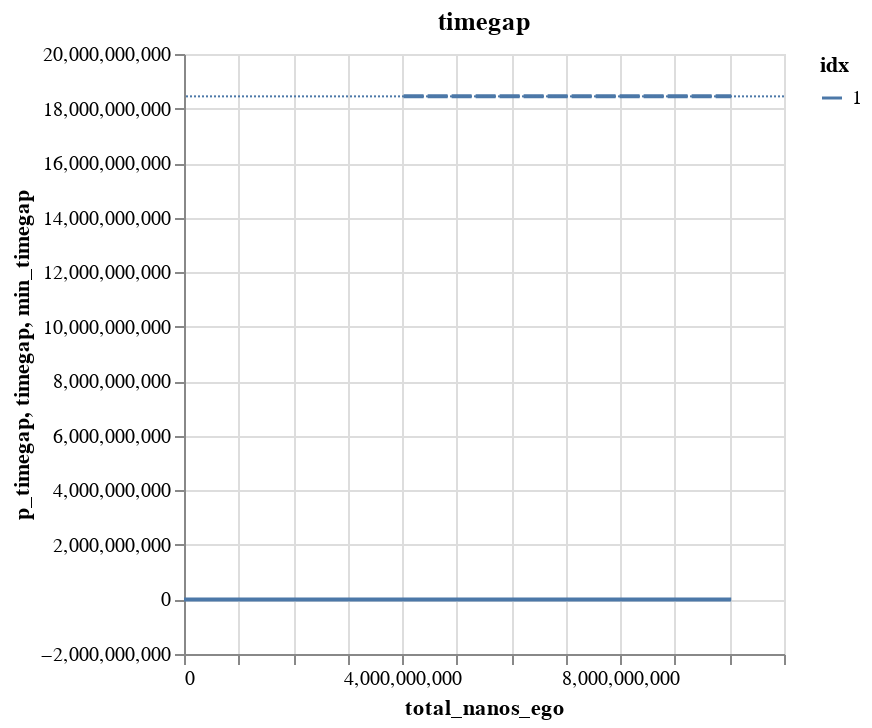

Notebook code for this chart:
### Code cell
(
    alt.Chart(metrics["p_timegaps"]).mark_line().encode(alt.X("total_nanos_ego:Q"), alt.Y("p_timegap"), color="idx:N")
    + alt.Chart(metrics["timegaps"])
    .mark_line(strokeDash=[10, 2])
    .encode(alt.X("total_nanos_ego:Q"), alt.Y("timegap"), color="idx:N")
    + alt.Chart(metrics["min_timegaps"])
    .mark_rule(strokeDash=[1, 1])
    .encode(
        alt.Y("min_timegap"),
        color="idx:N",
    )
    .properties(title="timegap")
).interactive()

### Figure 1 — Vega-Lite specification as saved in the notebook (floating-point values rounded to 4 significant figures; data arrays with more than 128 entries replaced by an {"elided": "..."} marker saying what was removed)
{"config": {"view": {"continuousWidth": 300, "continuousHeight": 300}}, "layer": [{"data": {"name": "data-65d9f49d49301b80fe69f37c937bdf55"}, "mark": {"type": "line"}, "encoding": {"color": {"field": "idx", "type": "nominal"}, "x": {"field": "total_nanos_ego", "type": "quantitative"}, "y": {"field": "p_timegap", "type": "quantitative"}}, "name": "view_1"}, {"data": {"name": "data-5fad08f749ac6732d628bf06265d63d6"}, "mark": {"type": "line", "strokeDash": [10, 2]}, "encoding": {"color": {"field": "idx", "type": "nominal"}, "x": {"field": "total_nanos_ego", "type": "quantitative"}, "y": {"field": "timegap", "type": "quantitative"}}}, {"data": {"name": "data-08223ff7fb67c6dc31e89ca74d911938"}, "mark": {"type": "rule", "strokeDash": [1, 1]}, "encoding": {"color": {"field": "idx", "type": "nominal"}, "y": {"field": "min_timegap", "type": "quantitative"}}, "title": "timegap"}], "params": [{"name": "param_1", "select": {"type": "interval", "encodings": ["x", "y"]}, "bind": "scales", "views": ["view_1"]}], "$schema": "https://vega.github.io/schema/vega-lite/v5.20.1.json", "datasets": {"data-65d9f49d49301b80fe69f37c937bdf55": {"elided": "305 records"}, "data-5fad08f749ac6732d628bf06265d63d6": {"elided": "183 records"}, "data-08223ff7fb67c6dc31e89ca74d911938": [{"idx_ego": 0, "idx": 1, "min_timegap": 18450000000.0}]}}
